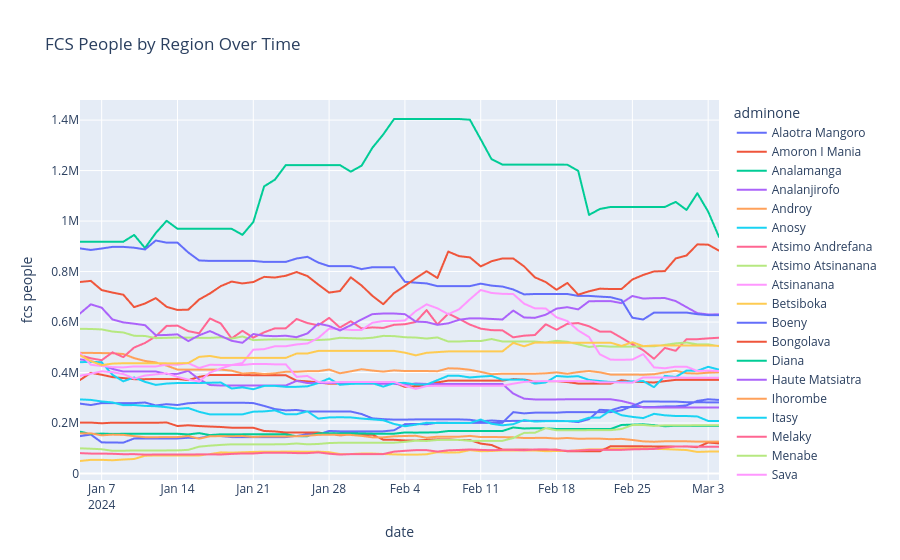

Notebook code cell kept with this figure:
### Code cell
fig = px.line(grouped, x="date", y="fcs people", color="adminone",
              title="FCS People by Region Over Time")
fig.show()
